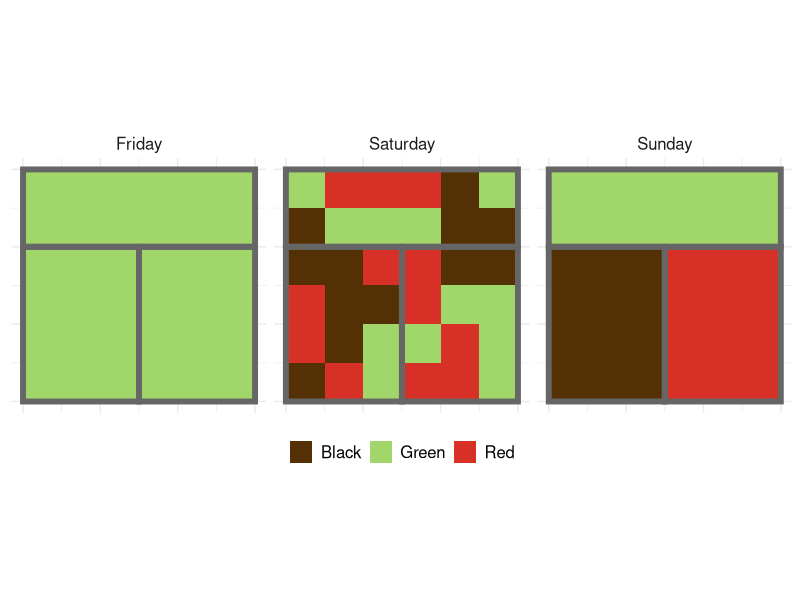

Source code (R): (Note: this script raises an error after producing the figure.)
## ---- chunk 1
library(tidyverse)
## ---- chunk 2
#| fig-height: 3
#| fig-cap: Tea drinkers in the cafe on three different days. Colors encode the kinds of tea they are drinking. 

set.seed(1298)


shop <- data_frame(room = c('left', 'right', 'garden'), 
		   xmin = c(0, 3, 0) ,
		   xmax = c(3, 6, 6),
		   ymin = c(0, 0, 4), 
		   ymax = c(4, 4, 6))


tea_palette <- c(RColorBrewer::brewer.pal(name = 'BrBG', n = 11)[1], # deep brown
				 RColorBrewer::brewer.pal(name = 'PiYG', n = 3)[3],
				 RColorBrewer::brewer.pal(name = 'RdYlBu', n = 9)[1] # red
				 )   # green

selection <- data_frame(color = factor(c('Black', 'Red', 'Green')),
						x = 1:3, 
						text_color = c('#ffffff', '#262626', '#262626'))

seg_teas <- data_frame(room = c('left', 'right', 'garden'), 
					   tea = c('Black', 'Red', 'Green'))

available_teas <- rep(selection$color, 12)

shop_patrons <- expand.grid(x = 1:6, 
						    y = 1:6) %>% 
	tbl_df() %>% 
	mutate(room = ifelse(y > 4, 'garden', 'left'),
		   room = ifelse(x > 3 & y <= 4 , 'right', room),
		   Friday = 'Green',
		   Saturday = sample(available_teas, replace = F, size = nrow(.))) %>% 
	left_join(seg_teas, by = c('room' = 'room')) %>% 
	rename(Sunday = tea) %>% 
	gather(key = day, value = tea, -x, -y, -room)

g <- shop_patrons %>% 
	ggplot() + 
    theme_minimal() + 
	geom_rect(aes(xmin = x-1, xmax = x, ymin = y-1, ymax = y, fill = tea)) + 
	facet_wrap(~day) + 
	geom_rect(aes(xmin = xmin, xmax = xmax, ymin = ymin, ymax = ymax),alpha = 0, size = 2, color = 'grey40', data = shop) + 
	scale_fill_manual(values = tea_palette) + 
	theme(legend.position = 'bottom',
		  strip.background = element_blank(),
		  legend.title = element_blank(),
		  strip.text = element_text(size = 12),
		  legend.justification = c(.5, 0),
		  legend.text = element_text(size = 12),
          panel.background = element_blank(),
          axis.text = element_blank(),
          axis.ticks = element_blank(),
          axis.title = element_blank()) + 
    coord_fixed()

# list(tea_palette, shop_patrons, seg_teas) %>% saveRDS('tea_shop.rds')

g
## ---- chunk 3
shop_patrons %>% 
	group_by(day, room, tea) %>% 
	summarise(n = n()) %>% 
	group_by(day, room) %>% 
    mutate(p = n / sum(n)) %>% 
	group_by(day, room) %>%
	summarise(H = -sum(p * log(p), na.rm = T)) %>% 
	mutate(H = round(H, 2)) %>% 
	spread(key = room, value = H) %>% 
	knitr::kable(col.names = c('Day', 'Garden', 'Left', 'Right'))
## ---- chunk 4
#| fig-cap: Census tracts in Detroit. Each tract is colored according to the racial group that is most overrepresented there when compared to the overall city-wide average. Black lines were found by an algorithm, and their thickness corresponds to their contribution to overall segregation. I have since learned that the use of a catchall category "Other" is harmful, and will work on doing better on this in the future. Figure reproduced from Chodrow, P. (2017). Structure and Information in Spatial Segregation. Proceedings of the National Academy of Sciences. 
knitr::include_graphics("detroit-spectral.png")
